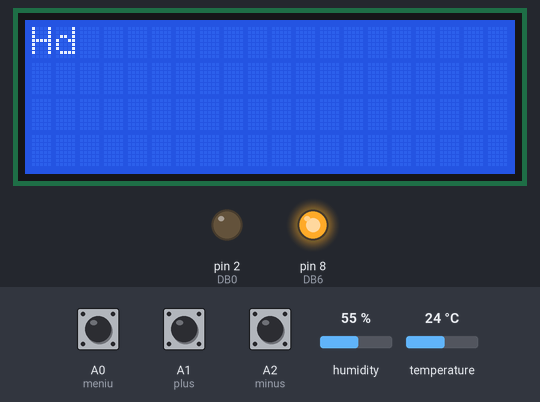
Recording of a sketch running on a simulated Arduino Uno, built with avr-gcc and run on an emulated ATmega328P. Shown: 20×4 character LCD, output pins drawn as LEDs (lit = HIGH). Wiring (inferred from the names in the program): character LCD (HD44780): RS pin 3; R/W pin 10; E pin 5; data pin 9, pin 4, pin 7, pin 6. The test bench sets the inputs (shaded band); at power-on: A0 (meniu) HIGH, A2 (minus) HIGH, A1 (plus) HIGH, humidity 55 %, temperature 24 °C. The local clock reads 2024-03-15 10:24:30 at power-on unless the sketch sets it; pins used as bus, display or sensor lines are not drawn; what the sketch prints to the serial monitor is not drawn.

Above: at 13.0 s.
13.1 s: A0 (meniu) pulled LOW for 3.2 s
16.9 s: A0 (meniu) pulled LOW for 1 s
18.5 s: A2 (minus) pulled LOW for 0.15 s
At 19.15 s:
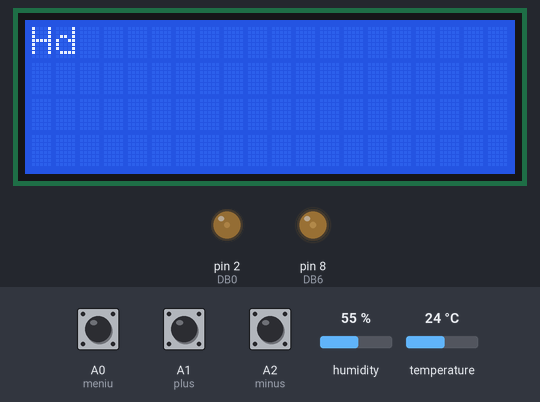
20.1 s: A0 (meniu) pulled LOW for 3.2 s
At 28.53 s:
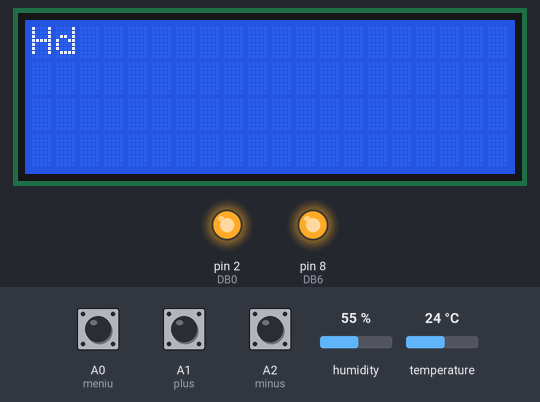
28.7 s: A0 (meniu) pulled LOW for 0.15 s
At 29.1 s:
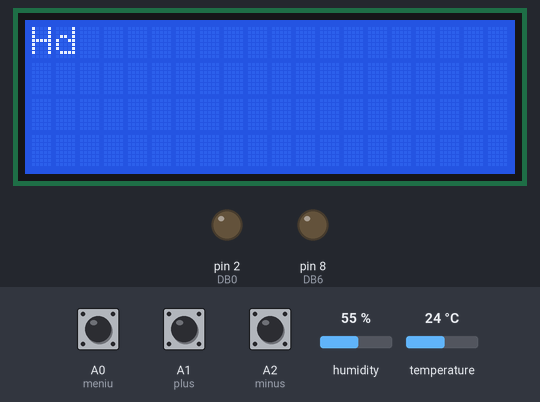
29.4 s: A0 (meniu) pulled LOW for 3.2 s
At 37.4 s:
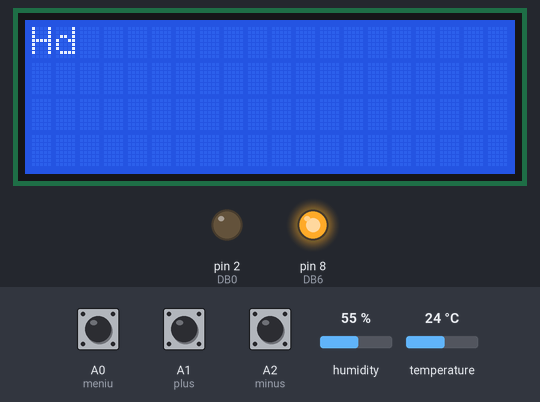
Timing chart, 0 to 44.2 s (numbered marks = the images above; inputs shaded):
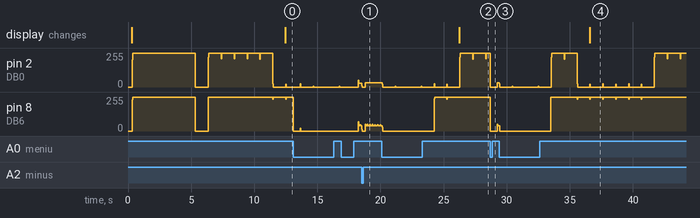

The sketch:

NA20208D_clock_DHT22_v1a.ino
```cpp
/*
 * inspired by http://gorgusgfx.se/?page_id=62
 * kod för att styra en DLR3416-display från Siemens
 * Nicu FLORICA tests 5 module HDLO-2416
 * for future projects see http://arduinotehniq.com
 * http://nicuflorica.blogspot.com/2016/11/afisaje-dhlo-2416-cu-4-caractere.html
 * http://nicuflorica.blogspot.com/2016/12/afisaje-hdlo-2416-cu-4-caractere.html
 * http://nicuflorica.blogspot.com/2016/12/afisaje-hdlo-2416-cu-4-caractere_23.html
 * https://github.com/tehniq3/HDLO-2416/
 *
 * ver.0 - changed for Datecs DPD-201 (firmware 2.4/2004) - Craiova, 7.2021
 * ver.0a - add day name
 * ver.1 - add clock adjust (using 3 buttons: menu/bext, increase (+), decrease (-)
 * ver.1a - no flicker after long time, thanks to mihaiaurul from elforum for correction
 * NA20208D v1a - for Futaba NA20208D VFD display - https://www.torretje.nl/Projects/Futaba
 */

//NA202SD08FA 14 pin connector 2 pins for power-supply and pin 1 and 13 NC :
const int RST = 11; //J1-14
const int WR =  10; //J1-2
const int DB0 =  2; //J1-10
const int DB1 =  3; //J1-9
const int DB2 =  4; //J1-8
const int DB3 =  5; //J1-7
const int DB4 =  6; //J1-6
const int DB5 =  7; //J1-5
const int DB6 =  8; //J1-4
const int DB7 =  9; //J1-3
//Add all data ports to an Array
int outData[8]={DB0,DB1,DB2,DB3,DB4,DB5,DB6,DB7};

// Date and time functions using a DS1307 RTC connected via I2C and Wire lib
#include <Wire.h>
#include "RTClib.h"
RTC_DS1307 rtc;
char daysOfTheWeek[7][12] = {"Sunday    ", "Monday    ", "Tuesday   ", "Wednesday ", "Thursday  ", "Friday    ", "Saturday  "};


#include "DHT.h"
#define DHTPIN 12     // what pin we're connected to
// Uncomment whatever type you're using!
//#define DHTTYPE DHT11   // DHT 11
#define DHTTYPE DHT22   // DHT 22  (AM2302)
//#define DHTTYPE DHT21   // DHT 21 (AM2301)
// Connect pin 1 (on the left) of the sensor to +5V
// NOTE: If using a board with 3.3V logic like an Arduino Due connect pin 1
// to 3.3V instead of 5V!
// Connect pin 2 of the sensor to whatever your DHTPIN is
// Connect pin 4 (on the right) of the sensor to GROUND
// Connect a 10K resistor from pin 2 (data) to pin 1 (power) of the sensor

// Initialize DHT sensor for normal 16mhz Arduino
DHT dht(DHTPIN, DHTTYPE);
// NOTE: For working with a faster chip, like an Arduino Due or Teensy, you
// might need to increase the threshold for cycle counts considered a 1 or 0.
// You can do this by passing a 3rd parameter for this threshold.  It's a bit
// of fiddling to find the right value, but in general the faster the CPU the
// higher the value.  The default for a 16mhz AVR is a value of 6.  For an
// Arduino Due that runs at 84mhz a value of 30 works.
// Example to initialize DHT sensor for Arduino Due:
//DHT dht(DHTPIN, DHTTYPE, 30);

int timp = 250;
int timp2 = 1000;

float temperatura;
int umiditate;
int tzeci, tunit, tzecimi, trest;
int tsemn, ttot;
int hzeci, hunit;

int hh, mm, ss;
int yy, ll, dd, zz;

String text7 = " niq_ro's clock on  NA20208D VFD display";
int i1,i2;
byte numar = 0;
unsigned long tprtc = 1000;  // time between read RTC
unsigned long tpcitirertc = 0;
unsigned long tpcitire = 0;
unsigned long tppauza = 60000;  // time between read DHT

unsigned long tpreglaj = 0;
unsigned long tpreglajmax = 600000; // maximum time for adjust clock

#define meniu A0    // button MENU
#define plus  A1     // button +
#define minus A2     // button -
int nivel = 20;     // state level
// 0 - normal clock
// 2 - chamge hour
// 4 - change minute
// 6 - chamge year
// 8 - change month
// 10 - change day
//
// 20 - ready
int limba = 1;   // 1 for english, 2 for roumanian  // ToDo
int maxday;


void setup()
{
  Serial.begin(9600);
 // set the digital pin as output:
  pinMode(RST, OUTPUT);
  pinMode(WR, OUTPUT);
  pinMode(DB0, OUTPUT);
  pinMode(DB1, OUTPUT);
  pinMode(DB2, OUTPUT);
  pinMode(DB3, OUTPUT);
  pinMode(DB4, OUTPUT);
  pinMode(DB5, OUTPUT);
  pinMode(DB6, OUTPUT);
  pinMode(DB7, OUTPUT);
  //RESET
  digitalWrite(RST, 0);
  delay(100);
  digitalWrite(RST, 1);
  delay(100);
  digitalWrite(RST, 0);
  delay(100);

  setData(0x11); // normal mode
  setData(0x14); // reset display
  setData(0x15); // clear display

  setData(0x04); // brigness control
  setData(0x20); // 20%

  setData(0x0d); // ?
  setData(0x0e); // ?


  setData(0x15); // clear display
  setData(0x16); // set cursor to 0,0
//  setData(0x16); // set cursor to 0,0

 dht.begin();

  if (! rtc.begin()) {
    Serial.println("Couldn't find RTC");
    while (1);
  }
   if (! rtc.begin()) {
    Serial.println("Couldn't find RTC");
    while (1);
  }
//rtc.adjust(DateTime(F(__DATE__), F(__TIME__)));
// rtc.adjust(DateTime(2025, 1, 21, 3, 0, 0));
  if (! rtc.isrunning()) {
    Serial.println("RTC is NOT running!");
    // following line sets the RTC to the date & time this sketch was compiled
    rtc.adjust(DateTime(F(__DATE__), F(__TIME__)));
    // This line sets the RTC with an explicit date & time, for example to set
    // January 21, 2014 at 3am you would call:
    // rtc.adjust(DateTime(2014, 1, 21, 3, 0, 0));
  }

pinMode(meniu, INPUT);   // MENU button
pinMode(plus, INPUT);   // + button
pinMode(minus, INPUT);   // + button
digitalWrite(meniu, HIGH);  // pull-up the pin
digitalWrite(plus, HIGH);   // pull-up the pin
digitalWrite(minus, HIGH);  // pull-up the pin


mop();
//delay(3000);

for (int y = 0; y < text7.length(); y++)
  {
   setData(text7[y]);
  }
delay(5000);
temperatura = 10*dht.readTemperature();
umiditate = dht.readHumidity();
mop();
}

void loop()
{

if (nivel == 0)  // clock
{

if (digitalRead(meniu) == LOW)
  {
  nivel = 1;
  tpreglaj = millis();
  mop();
  delay(500);
  }

if (millis() - tpcitirertc > tprtc)
{
DateTime now = rtc.now();

    Serial.print(now.year(), DEC);
    Serial.print('/');
    Serial.print(now.month(), DEC);
    Serial.print('/');
    Serial.print(now.day(), DEC);
    Serial.print(" (");
    Serial.print(daysOfTheWeek[now.dayOfTheWeek()]);
    Serial.print(") ");
    Serial.print(now.hour(), DEC);
    Serial.print(':');
    Serial.print(now.minute(), DEC);
    Serial.print(':');
    Serial.print(now.second(), DEC);
    Serial.println();


//mop();
hh = now.hour();
mm = now.minute();
ss = now.second();
yy = now.year()-2000;
ll = now.month();
dd = now.day();
zz = now.dayOfTheWeek();

String text = "";
text = text + dd/10 + dd%10 + "/" + ll/10 + ll%10 + "/" + "20" + yy + "  ";
text = text + hh/10 + hh%10 + ":" + mm/10 + mm%10 + ":" + ss/10 + ss%10;

String text3 = "";
text3 = text3 + daysOfTheWeek[zz] + "  ";
text3 = text3 + hh/10 + hh%10 + ":" + mm/10 + mm%10 + ":" + ss/10 + ss%10;

if (temperatura >= 0)
{
  tsemn = 1;
  ttot = temperatura;
}
if (temperatura < 0)
{
  tsemn = -1;
  ttot = -temperatura;
}

tzeci = ttot/100;
trest = ttot%100;
tunit = trest/10;
tzecimi = trest%10;

hzeci = umiditate/10;
hunit = umiditate%10;


String text1 = "";
text1 = text1 + "Temperature: ";
  if (tsemn == -1)
  {
   if (tzeci > 0)
   text1 = text1 + "-" + tzeci;
   else
   text1 = text1 + " -";
  }
  else
  if (tsemn == 1)
  {
   if (tzeci > 0)
   text1 = text1 + "+" + tzeci;
   else
   text1 = text1 + " +";
  }
  else
   text1 = text1 + "  ";

//text1 = text1 + tunit + "." + tzecimi + "`C";
text1 = text1 + tunit + "." + tzecimi + ((char)223) + "C";

String text2 = "";
text2 = text2 + "Air Humidity:  ";
 if (hzeci == 0)
text2 = text2 + " "+ hunit + "%RH";
 else
text2 = text2 + hzeci + hunit + "%RH";

mop();
if (numar < 5)
{
for (int y = 0; y < text.length(); y++)
  {
   setData(text[y]);
  }
for (int y = 0; y < text1.length(); y++)
  {
   setData(text1[y]);
  }
}
else
{
for (int y = 0; y < text3.length(); y++)
  {
   setData(text3[y]);
  }
for (int y = 0; y < text2.length(); y++)
  {
   setData(text2[y]);
  }
}
numar = numar + 1;
if (numar > 10)
    numar = 0;
tpcitirertc = millis();
}  //

if (millis() - tpcitire > tppauza)
{
temperatura = 10*dht.readTemperature();
umiditate = dht.readHumidity();
//temperatura = random(-150, 350);  // for test
//umiditate = random (10, 90);  // for test
tpcitire = millis();
}
} // end nivel = 0

if (nivel == 1)  // hour adjust
{

if (digitalRead(meniu) == LOW)
  {
  nivel = 2;
  mop();
  delay(500);
  }

String text12 = "";
text12 = text12 + "Hour set: ";
text12 = text12 + hh/10 + hh%10;
text12 = text12 + "                            ";

for (int y = 0; y < text12.length(); y++)
  {
   setData(text12[y]);
  }

if (digitalRead(plus) == LOW)
  {
  hh = hh + 1;
  delay(250);
  }
if (digitalRead(minus) == LOW)
  {
  hh = hh - 1;
  delay(250);
  }

if (hh > 23) hh = 0;
if (hh < 0) hh = 23;
//mop();
}  // end nivel = 1;


if (nivel == 2)  // minute adjust
{

if (digitalRead(meniu) == LOW)
  {
  nivel = 3;
  mop();
  delay(500);
  }

String text12 = "";
text12 = text12 + "Minute set: ";
text12 = text12 + mm/10 + mm%10;
text12 = text12 + "                          ";

for (int y = 0; y < text12.length(); y++)
  {
   setData(text12[y]);
  }

if (digitalRead(plus) == LOW)
  {
  mm = mm + 1;
  delay(250);
  }
if (digitalRead(minus) == LOW)
  {
  mm = mm - 1;
  delay(250);
  }

if (mm > 59) mm = 0;
if (mm < 0) mm = 59;
//mop();
}  // end nivel = 2;

if (nivel == 3)  // year adjust
{

if (digitalRead(meniu) == LOW)
  {
  nivel = 4;
  mop();
  delay(500);
  }

String text12 = "";
text12 = text12 + "Year set: 20";
text12 = text12 + yy/10 + yy%10;
text12 = text12 + "                          ";

for (int y = 0; y < text12.length(); y++)
  {
   setData(text12[y]);
  }

if (digitalRead(plus) == LOW)
  {
  yy = yy + 1;
  delay(250);
  }
if (digitalRead(minus) == LOW)
  {
  yy = yy - 1;
  delay(250);
  }

if (yy > 50) yy = 21;
if (yy < 21) yy = 50;
//mop();
}  // end nivel = 3;

if (nivel == 4)  // month adjust
{

if (digitalRead(meniu) == LOW)
  {
  nivel = 5;
  mop();
  delay(500);
  }

String text12 = "";
text12 = text12 + "Month set: ";
text12 = text12 + ll/10 + ll%10;
text12 = text12 + "                           ";

for (int y = 0; y < text12.length(); y++)
  {
   setData(text12[y]);
  }

if (digitalRead(plus) == LOW)
  {
  ll = ll + 1;
  delay(250);
  }
if (digitalRead(minus) == LOW)
  {
  ll = ll - 1;
  delay(250);
  }

if (ll > 12) ll = 1;
if (ll < 1) ll = 12;
//mop();
}  // end nivel = 4;

if (nivel == 5)  // day adjust
{

if (digitalRead(meniu) == LOW)
  {
  nivel = 6;
  mop();
  delay(500);
  }

String text12 = "";
text12 = text12 + "Day set: ";
text12 = text12 + dd/10 + dd%10;
text12 = text12 + "                             ";

for (int y = 0; y < text12.length(); y++)
  {
   setData(text12[y]);
  }

if (digitalRead(plus) == LOW)
  {
  dd = dd + 1;
  delay(250);
  }
if (digitalRead(minus) == LOW)
  {
  dd = dd - 1;
  delay(250);
  }

// Dawn & Dusk controller. http://andydoz.blogspot.ro/2014_08_01_archive.html
 if (ll == 4 || ll == 5 || ll == 9 || ll == 11) { //30 days hath September, April June and November
    maxday = 30;
  }
  else {
  maxday = 31; //... all the others have 31
  }
  if (ll ==2 && yy % 4 ==0) { //... Except February alone, and that has 28 days clear, and 29 in a leap year.
    maxday = 29;
  }
  if (ll ==2 && ll % 4 !=0) {
    maxday = 28;
  }

if (dd > maxday) dd = 1;
if (dd < 1) dd = maxday;
//mop();
}  // end nivel = 5;

if (nivel == 6)  // day in week adjust
{

if (digitalRead(meniu) == LOW)
  {
  nivel = 7;
  mop();
  delay(500);
  }

String text12 = "";
text12 = text12 + "Day name: ";
text12 = text12 + daysOfTheWeek[zz];
text12 = text12 + "                    ";

for (int y = 0; y < text12.length(); y++)
  {
   setData(text12[y]);
  }

if (digitalRead(plus) == LOW)
  {
  zz = zz + 1;
  delay(250);
  }
if (digitalRead(minus) == LOW)
  {
  zz = zz - 1;
  delay(250);
  }

if (zz > 6) zz = 0;
if (zz < 0) zz = 6;
//mop();
}  // end nivel = 6;

if (nivel == 7)
{
 // January 21, 2014 at 3am you would call:
 rtc.adjust(DateTime(2000+yy, ll, dd, hh, mm, 0));
 //setDS3231time(0, mm, hh, zz, dd, ll, yy);
 nivel = 20;
}


if (nivel == 20)
{
mop();
temperatura = 10*dht.readTemperature();
umiditate = dht.readHumidity();
delay(1000);
nivel = 0;
}  // end last level & go to clock level


if(nivel != 0 &&  millis() - tpreglaj > tpreglajmax)  // va intra aici doar dacă nu este in functionare normala
//if (millis() - tpreglaj > tpreglajmax)
{
mop();
nivel = 0;
}

}  // end main program


void mop()
{
 // setData(0x14); // reset display
 // setData(0x15); // clear display
  setData(0x16); // set cursor to 0,0
}  // end 'mop' subroutine

void setData(byte data)
{
 //  digitalWrite(WR, 0);
   int i=0;
   for (byte mask = B00000001; mask>0; mask <<= 1)
    {
     if (data & mask){ // if bitwise AND resolves to true
       digitalWrite(outData[i],HIGH);
    }
    else
    {
      //if bitwise and resolves to false
       digitalWrite(outData[i],LOW);
    }
    i++;
  }
  digitalWrite(WR, 1);
  delayMicroseconds(250);
  digitalWrite(WR, 0);
//  delayMicroseconds(250);
}
```

Measured:
- after the input at 18.5 s, pin 2 (DB0): 29/255 → 0/255 at once, → 31/255 0.27 s later
- after the input at 28.7 s, pin 8 (DB6): 255/255 → 0/255 at once, → 40/255 0.54 s later
